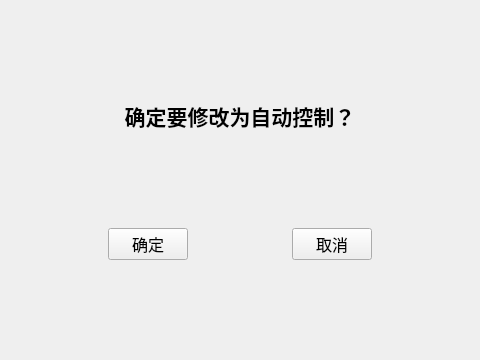
<?xml version="1.0" encoding="UTF-8"?>
<ui version="4.0">
 <class>Form</class>
 <widget class="QWidget" name="Form">
  <property name="geometry">
   <rect>
    <x>0</x>
    <y>0</y>
    <width>480</width>
    <height>360</height>
   </rect>
  </property>
  <property name="sizePolicy">
   <sizepolicy hsizetype="Fixed" vsizetype="Fixed">
    <horstretch>0</horstretch>
    <verstretch>0</verstretch>
   </sizepolicy>
  </property>
  <property name="minimumSize">
   <size>
    <width>480</width>
    <height>360</height>
   </size>
  </property>
  <property name="maximumSize">
   <size>
    <width>480</width>
    <height>360</height>
   </size>
  </property>
  <property name="windowTitle">
   <string>Form</string>
  </property>
  <layout class="QGridLayout" name="gridLayout_2">
   <item row="0" column="0">
    <layout class="QGridLayout" name="gridLayout">
     <item row="0" column="0">
      <spacer name="verticalSpacer_3">
       <property name="orientation">
        <enum>Qt::Vertical</enum>
       </property>
       <property name="sizeHint" stdset="0">
        <size>
         <width>20</width>
         <height>40</height>
        </size>
       </property>
      </spacer>
     </item>
     <item row="1" column="0">
      <widget class="QLabel" name="label">
       <property name="font">
        <font>
         <family>Microsoft YaHei</family>
         <pointsize>12</pointsize>
        </font>
       </property>
       <property name="text">
        <string>&lt;html&gt;&lt;head/&gt;&lt;body&gt;&lt;p&gt;&lt;span style=&quot; font-size:16pt; font-weight:600;&quot;&gt;确定要修改为自动控制？&lt;/span&gt;&lt;/p&gt;&lt;/body&gt;&lt;/html&gt;</string>
       </property>
       <property name="alignment">
        <set>Qt::AlignCenter</set>
       </property>
      </widget>
     </item>
     <item row="2" column="0">
      <spacer name="verticalSpacer_2">
       <property name="orientation">
        <enum>Qt::Vertical</enum>
       </property>
       <property name="sizeHint" stdset="0">
        <size>
         <width>20</width>
         <height>40</height>
        </size>
       </property>
      </spacer>
     </item>
     <item row="3" column="0">
      <layout class="QHBoxLayout" name="horizontalLayout" stretch="0,0,0,0,0">
       <item>
        <spacer name="horizontalSpacer_2">
         <property name="orientation">
          <enum>Qt::Horizontal</enum>
         </property>
         <property name="sizeHint" stdset="0">
          <size>
           <width>40</width>
           <height>20</height>
          </size>
         </property>
        </spacer>
       </item>
       <item>
        <widget class="QPushButton" name="pushButton">
         <property name="font">
          <font>
           <family>Microsoft YaHei</family>
           <pointsize>12</pointsize>
          </font>
         </property>
         <property name="text">
          <string>确定</string>
         </property>
        </widget>
       </item>
       <item>
        <spacer name="horizontalSpacer">
         <property name="orientation">
          <enum>Qt::Horizontal</enum>
         </property>
         <property name="sizeHint" stdset="0">
          <size>
           <width>40</width>
           <height>20</height>
          </size>
         </property>
        </spacer>
       </item>
       <item>
        <widget class="QPushButton" name="pushButton_2">
         <property name="font">
          <font>
           <family>Microsoft YaHei</family>
           <pointsize>12</pointsize>
          </font>
         </property>
         <property name="text">
          <string>取消</string>
         </property>
        </widget>
       </item>
       <item>
        <spacer name="horizontalSpacer_3">
         <property name="orientation">
          <enum>Qt::Horizontal</enum>
         </property>
         <property name="sizeHint" stdset="0">
          <size>
           <width>40</width>
           <height>20</height>
          </size>
         </property>
        </spacer>
       </item>
      </layout>
     </item>
     <item row="4" column="0">
      <spacer name="verticalSpacer">
       <property name="orientation">
        <enum>Qt::Vertical</enum>
       </property>
       <property name="sizeHint" stdset="0">
        <size>
         <width>20</width>
         <height>40</height>
        </size>
       </property>
      </spacer>
     </item>
    </layout>
   </item>
  </layout>
 </widget>
 <resources/>
 <connections/>
</ui>
